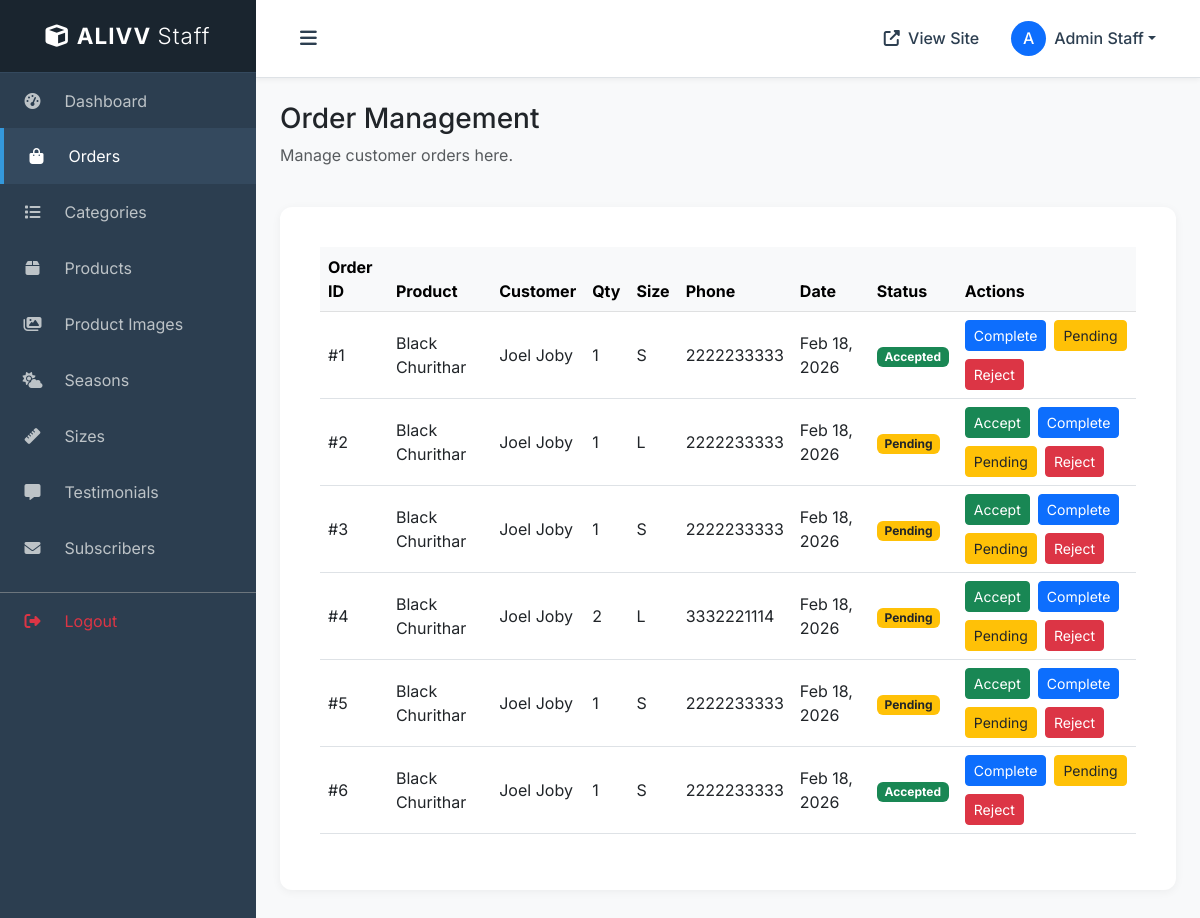
Screenshot of /employee/orders/ (signed in) with the database file from the repository.
### website/models.py (models this page shows, shortened)
class Staff(models.Model):
    name = models.CharField(max_length=100)
    email = models.EmailField(unique=True)
    phone = models.CharField(max_length=20)
    password = models.CharField(max_length=255)  # hashed
    is_active = models.BooleanField(default=True)
    created_at = models.DateTimeField(auto_now_add=True)

class Order(models.Model):
    product = models.ForeignKey(Product, on_delete=models.CASCADE)
    customer = models.ForeignKey(Customer, on_delete=models.CASCADE)
    quantity = models.IntegerField(default=1)
    address = models.ForeignKey(CustomerDetails, on_delete=models.CASCADE, default=1)
    phone = models.CharField(max_length=20, default='', blank=True)
    size = models.CharField(max_length=20, default='', blank=True)
    date = models.DateField(default=datetime.datetime.today)
    status = models.CharField(
        max_length=20,
        choices=[('pending','Pending'),('accepted','Accepted'),('rejected','Rejected'),('completed','Completed')],
        default='pending'
    )
    staff_comment = models.TextField(blank=True, null=True)

class Product(models.Model):
    name        = models.CharField(max_length=100)
    price       = models.DecimalField(default=0, decimal_places=2, max_digits=6)
    category    = models.ForeignKey(Category, on_delete=models.CASCADE, default=1)
    sizes       = models.ManyToManyField(Size, blank=True)
    description = models.CharField(max_length=300, default='', blank=True, null=True)
    image       = models.ImageField(
        upload_to=product_image_path,
        help_text="Please upload an image for the product in 360*380 resolution.")
    is_sale     = models.BooleanField(default=False)
    sale_price  = models.DecimalField(default=0, decimal_places=2, max_digits=6)
    is_top_product = models.BooleanField(default=False, help_text="Mark as Top Product (max 6)")
    priority = models.PositiveIntegerField(
        default=0,
        help_text="Use numbers 1 to 6 for top product priority. Leave 0 if not top."
    )

class Customer(models.Model):
    first_name = models.CharField(max_length=50)
    last_name = models.CharField(max_length=50)
    phone = models.CharField(max_length=20)
    email = models.EmailField(max_length=100)
    password = models.CharField(max_length=100)

### employee/views.py (the view, shortened to what this page needs)
# urls.py: path('orders/', views.staff_orders, name='staff_orders'),
@staff_login_required
def staff_orders(request):
    try:
        staff = Staff.objects.get(id=request.session['staff_id'])
    except Staff.DoesNotExist:
        return redirect('staff_login')
    orders = Order.objects.all().order_by('-date')
    return render(request, 'employee/orders.html', {'orders': orders, 'staff': staff})

### employee/views.py (called while the page is built)
def staff_login_required(view_func):
    @wraps(view_func)
    def _wrapped_view(request, *args, **kwargs):
        if 'staff_id' not in request.session:
            messages.warning(request, "Restricted access. Please login.")
            return redirect('staff_login')
        return view_func(request, *args, **kwargs)
    return _wrapped_view

### employee/templates/employee/orders.html (shortened to what this page needs)
{% extends 'employee/employee_base.html' %}
{% load static %}
{% block content %}
<div class="row welcome-section mb-4">
    <div class="col-12">
        <h3>Order Management</h3>
        <p class="text-muted">Manage customer orders here.</p>
    </div>
</div>
<div class="card content-card">
    <div class="card-body">
        <div class="table-responsive">
            <table class="table table-hover align-middle">
                <thead class="table-light">
                    <tr>
                        <th>Order ID</th>
                        <th>Product</th>
                        <th>Customer</th>
                        <th>Qty</th>
                        <th>Size</th>
                        <th>Phone</th>
                        <th>Date</th>
                        <th>Status</th>
                        <th>Actions</th>
                    </tr>
                </thead>
                <tbody>
                    {% for order in orders %}
                    <tr>
                        <td>#{{ order.id }}</td>
                        <td>{{ order.product.name }}</td>
                        <td>{{ order.customer.first_name }} {{ order.customer.last_name }}</td>
                        <td>{{ order.quantity }}</td>
                        <td>{{ order.size }}</td>
                        <td>{{ order.phone }}</td>
                        <td>{{ order.date|date:"M d, Y" }}</td>
                        <td>
                            {% if order.status == 'accepted' %}
                            <span class="badge bg-success">Accepted</span>
                            {% elif order.status == 'completed' %}
                            <span class="badge bg-primary">Completed</span>
                            {% elif order.status == 'rejected' %}
                            <span class="badge bg-danger">Rejected</span>
                            {% if order.staff_comment %}
                            <br><small class="text-muted">{{ order.staff_comment }}</small>
                            {% endif %}
                            {% else %}
                            <span class="badge bg-warning text-dark">Pending</span>
                            {% endif %}
                        </td>
                        <td>
                            <div class="d-flex gap-2 flex-wrap">
                                {% if order.status != 'accepted' %}
                                <form method="POST" action="{% url 'staff_orders' %}">
                                    <button type="submit" class="btn btn-sm btn-success"
                                        onclick="return confirm('Are you sure you want to accept this order?');">
                                        Accept
                                    </button>
                                </form>
                                {% endif %}
                                {% if order.status != 'completed' %}
                                <form method="POST" action="{% url 'staff_orders' %}">
                                    <button type="submit" class="btn btn-sm btn-primary"
                                        onclick="return confirm('Are you sure you want to mark this order as completed?');">
                                        Complete
                                    </button>
                                </form>
                                {% endif %}
                                {% if order.status != 'pending' %}
                                <form method="POST" action="{% url 'staff_orders' %}">
                                    <button type="submit" class="btn btn-sm btn-warning text-dark"
                                        onclick="return confirm('Are you sure you want to set this order to pending?');">
                                        Pending
                                    </button>
                                </form>
                                {% endif %}
                                {% if order.status != 'rejected' %}
                                <button type="button" class="btn btn-sm btn-danger" data-bs-toggle="modal"
                                    data-bs-target="#rejectModal{{ order.id }}">
                                    Reject
                                </button>
                                {% endif %}
                            </div>
                        </td>
                    </tr>
                    {% empty %}
                    <tr>
                        <td colspan="9" class="text-center">No orders found.</td>
                    </tr>
                    {% endfor %}
                </tbody>
            </table>
        </div>
    </div>
</div>
{% endblock %}

### employee/templates/employee/employee_base.html (shortened to what this page needs)
{% load static %}
<!DOCTYPE html>
<html lang="en">
<head>
    <link href="https://cdn.jsdelivr.net/npm/bootstrap@5.3.0/dist/css/bootstrap.min.css" rel="stylesheet">
    <link rel="stylesheet" href="https://cdnjs.cloudflare.com/ajax/libs/font-awesome/6.4.0/css/all.min.css">
</head>
<body>
    <div class="d-flex" id="wrapper">
        <div id="sidebar-wrapper">
            <div class="sidebar-heading">
                <i class="fas fa-cube me-2"></i>ALIVV <span style="font-weight:300;">Staff</span>
            </div>
            <div class="list-group list-group-flush">
                <a href="{% url 'staff_dashboard' %}"
                    class="list-group-item list-group-item-action {% if request.resolver_match.url_name == 'staff_dashboard' %}active{% endif %}">
                    <i class="fas fa-tachometer-alt"></i> Dashboard
                </a>
                <a href="{% url 'staff_orders' %}"
                    class="list-group-item list-group-item-action {% if request.resolver_match.url_name == 'staff_orders' %}active{% endif %}">
                    <i class="fas fa-shopping-bag"></i> Orders
                </a>
                <a href="{% url 'staff_categories' %}"
                    class="list-group-item list-group-item-action {% if request.resolver_match.url_name == 'staff_categories' %}active{% endif %}">
                    <i class="fas fa-list"></i> Categories
                </a>
                <a href="{% url 'staff_products' %}"
                    class="list-group-item list-group-item-action {% if request.resolver_match.url_name == 'staff_products' %}active{% endif %}">
                    <i class="fas fa-box"></i> Products
                </a>
                <a href="{% url 'staff_all_product_images' %}"
                    class="list-group-item list-group-item-action {% if request.resolver_match.url_name == 'staff_all_product_images' or request.resolver_match.url_name == 'staff_product_images' %}active{% endif %}">
                    <i class="fas fa-images"></i> Product Images
                </a>
                <a href="{% url 'staff_seasons' %}"
                    class="list-group-item list-group-item-action {% if request.resolver_match.url_name == 'staff_seasons' %}active{% endif %}">
                    <i class="fas fa-cloud-sun"></i> Seasons
                </a>
                <a href="{% url 'staff_sizes' %}"
                    class="list-group-item list-group-item-action {% if request.resolver_match.url_name == 'staff_sizes' %}active{% endif %}">
                    <i class="fas fa-ruler"></i> Sizes
                </a>
                <a href="{% url 'staff_testimonials' %}"
                    class="list-group-item list-group-item-action {% if request.resolver_match.url_name == 'staff_testimonials' %}active{% endif %}">
                    <i class="fas fa-comment-alt"></i> Testimonials
                </a>
                <a href="{% url 'staff_subscribers' %}"
                    class="list-group-item list-group-item-action {% if request.resolver_match.url_name == 'staff_subscribers' %}active{% endif %}">
                    <i class="fas fa-envelope"></i> Subscribers
                </a>
                <a href="{% url 'staff_logout' %}"
                    class="list-group-item list-group-item-action text-danger mt-3 border-top border-secondary">
                    <i class="fas fa-sign-out-alt"></i> Logout
                </a>
            </div>
        </div>
        <div id="page-content-wrapper">
            <nav class="navbar navbar-expand-lg navbar-light border-bottom sticky-top">
                <div class="container-fluid">
                    <button class="btn-toggle-sidebar" id="sidebarToggle">
                        <i class="fas fa-bars"></i>
                    </button>
                    <div class="collapse navbar-collapse" id="navbarSupportedContent">
                        <ul class="navbar-nav ms-auto mt-2 mt-lg-0 align-items-center">
                            <li class="nav-item">
                                <a class="nav-link" href="{% url 'home' %}" target="_blank">
                                    <i class="fas fa-external-link-alt me-1"></i> View Site
                                </a>
                            </li>
                            <li class="nav-item dropdown ms-3">
                                <a class="nav-link dropdown-toggle d-flex align-items-center" href="#"
                                    id="navbarDropdown" role="button" data-bs-toggle="dropdown" aria-haspopup="true"
                                    aria-expanded="false">
                                    <div class="bg-primary text-white rounded-circle d-flex align-items-center justify-content-center me-2"
                                        style="width: 35px; height: 35px;">
                                        {{ staff.name.0|upper }}
                                    </div>
                                    <span class="d-none d-sm-inline">{{ staff.name }}</span>
                                </a>
                            </li>
                        </ul>
                    </div>
                </div>
            </nav>
            <div class="container-fluid px-4 py-4">
                {% block content %}
                {% endblock %}
            </div>
        </div>
    </div>
</body>
</html>

### employee/templates/employee/employee_base.html (style rules this page uses)
body { font-family: 'Inter', sans-serif; background-color: #f8f9fa; overflow-x: hidden; }
#sidebar-wrapper { min-height: 100vh; margin-left: -16rem; transition: margin .25s ease-out; background-color: #2c3e50; color: #fff; position: fixed; z-index: 1000; width: 16rem; top: 0; left: 0; bottom: 0; }
#sidebar-wrapper .sidebar-heading { padding: 1.2rem 1.25rem; font-size: 1.4rem; font-weight: bold; text-align: center; background-color: #1a252f; color: #fff; border-bottom: 1px solid #34495e; letter-spacing: 1px; }
#sidebar-wrapper .list-group { width: 16rem; }
.list-group-item { background-color: transparent; color: #bdc3c7; border: none; padding: 1rem 1.25rem; transition: all 0.3s; border-left: 4px solid transparent; }
.list-group-item:hover, .list-group-item.active { background-color: #34495e; color: #fff; text-decoration: none; border-left: 4px solid #3498db; }
.list-group-item i { width: 25px; text-align: center; margin-right: 15px; }
#page-content-wrapper { width: 100%; transition: margin .25s ease-out; margin-left: 0; }
@media (min-width: 768px) { #sidebar-wrapper { margin-left: 0; } }
@media (min-width: 768px) { #page-content-wrapper { margin-left: 16rem; width: calc(100% - 16rem); } }
.navbar { background-color: #fff; box-shadow: 0 2px 5px rgba(0, 0, 0, 0.05); padding: 0.8rem 1.5rem; }
.navbar-light .navbar-nav .nav-link { color: #2c3e50; font-weight: 500; }
.btn-toggle-sidebar { color: #2c3e50; font-size: 1.2rem; background: transparent; border: none; padding: 0.25rem 0.5rem; }
.content-card { background: #fff; border-radius: 12px; box-shadow: 0 2px 10px rgba(0, 0, 0, 0.05); padding: 1.5rem; margin-bottom: 2rem; border: none; }

### rows the page displays
Staff: name.0 "A", name "Admin Staff"
Order: id "1", product.name "Black Churithar", customer.first_name "Joel", customer.last_name "Joby", quantity "1", size "S", phone "2222233333", date "Feb 18, 2026", status "Accepted"
Order: id "2", product.name "Black Churithar", customer.first_name "Joel", customer.last_name "Joby", quantity "1", size "L", phone "2222233333", date "Feb 18, 2026", status "Pending"
Order: id "3", product.name "Black Churithar", customer.first_name "Joel", customer.last_name "Joby", quantity "1", size "S", phone "2222233333", date "Feb 18, 2026", status "Pending"
Order: id "4", product.name "Black Churithar", customer.first_name "Joel", customer.last_name "Joby", quantity "2", size "L", phone "3332221114", date "Feb 18, 2026", status "Pending"
Order: id "5", product.name "Black Churithar", customer.first_name "Joel", customer.last_name "Joby", quantity "1", size "S", phone "2222233333", date "Feb 18, 2026", status "Pending"
Order: id "6", product.name "Black Churithar", customer.first_name "Joel", customer.last_name "Joby", quantity "1", size "S", phone "2222233333", date "Feb 18, 2026", status "Accepted"
